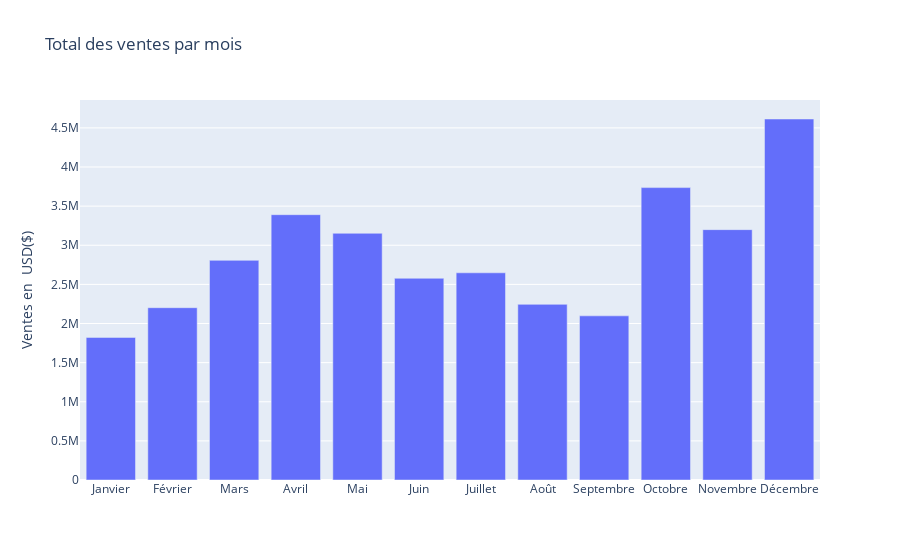

The cell this chart's notebook holds for it:
### Markdown cell above
↳ Les ventes du mois de décembre sont le meilleurs avec des ventes à 4.61 M de dollars il surpasse de 15% le 2eme mois le plus prolifique, Octobre. Quant au mois le moins rentable il s'agit du mois de Janvier avec 1.8 M$ de ventes soit 2XX % moins que le mois de decembre

### Code cell
best_sale = go.Figure(go.Bar(x = sale_per_month.index.get_level_values(1), y = sale_per_month))
best_sale.update_layout(showlegend=False, hovermode="x unified", title = "Total des ventes par mois")
best_sale.update_yaxes(title= 'Ventes en  USD($)')
best_sale.update_xaxes(title= None)
best_sale.show()

### Figure 1 — Plotly figure (JSON) as saved in the notebook; plotly's stock layout.template omitted (floating-point values rounded to 4 significant figures)
{"data": [{"type": "bar", "x": ["Janvier", "Février", "Mars", "Avril", "Mai", "Juin", "Juillet", "Août", "Septembre", "Octobre", "Novembre", "Décembre"], "y": [1822000.0, 2202000.0, 2807000.0, 3391000.0, 3153000.0, 2578000.0, 2648000.0, 2244000.0, 2098000.0, 3737000.0, 3200000.0, 4613000.0]}], "layout": {"hovermode": "x unified", "showlegend": false, "title": {"text": "Total des ventes par mois"}, "xaxis": {"title": {}}, "yaxis": {"title": {"text": "Ventes en  USD($)"}}}}
